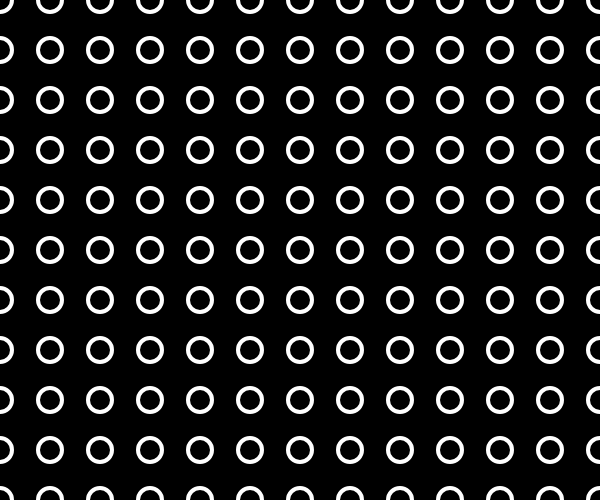
Frame 1 (no input)
Frame 60 (no input): identical to frame 1, image omitted
Frame 120 (the mouse pressed at the canvas centre since frame 60): identical to frame 1, image omitted

The p5.js sketch that drew this single still picture (run headless with seeded random() and noise() and a simulated clock; from frame 60 on, the mouse is pressed at the canvas centre):

// p5.js sketch
// ── sketch.js
var speed = 3

function setup() {
    createCanvas(600, 500);

}

function draw() {
    background(0);
    stroke(255);
    strokeWeight(4);
    noFill();
    for (var x = 0; x <= width; x += 50) {
        for (var y = 0; y <= height; y += 50) {
            ellipse(x, y, 24, 24);
        }
    }

}
